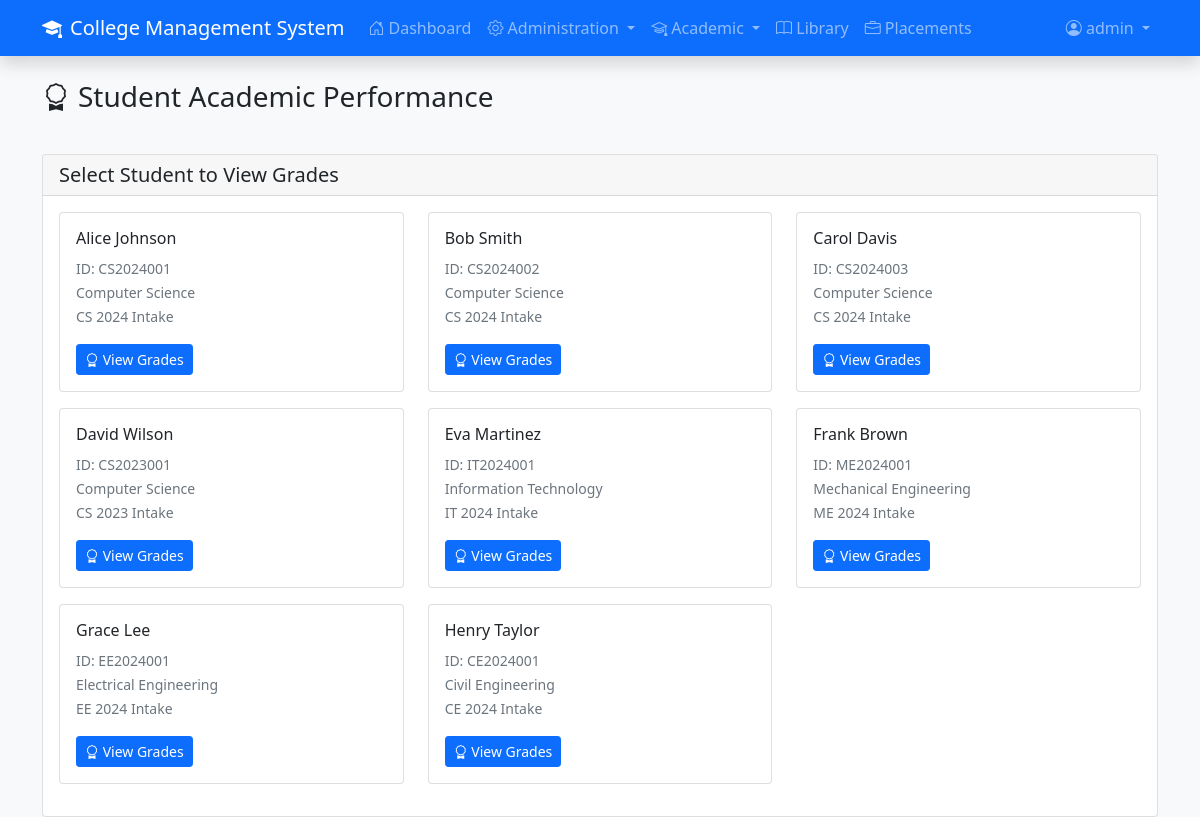
Screenshot of /traditional-php/student-grades.php (signed in) with the database file from the repository.
### tables this page shows
CREATE TABLE users (
    user_id INT PRIMARY KEY AUTO_INCREMENT,
    username VARCHAR(100) NOT NULL UNIQUE,
    password_hash VARCHAR(255) NOT NULL,
    role_id INT NOT NULL,
    is_active TINYINT(1) DEFAULT 1,
    created_at TIMESTAMP DEFAULT CURRENT_TIMESTAMP,
    FOREIGN KEY (role_id) REFERENCES roles(role_id)
);

CREATE TABLE students (
    student_pk_id INT PRIMARY KEY AUTO_INCREMENT,
    student_id VARCHAR(20) NOT NULL UNIQUE,
    user_id INT NULL UNIQUE,
    full_name VARCHAR(200) NOT NULL,
    email VARCHAR(100) UNIQUE,
    course_id INT NOT NULL,
    batch_id INT NOT NULL,
    academic_status ENUM('Active', 'On Leave', 'Suspended', 'Graduated') DEFAULT 'Active',
    profile_picture VARCHAR(255) NULL,
    gender ENUM('Male', 'Female', 'Other') DEFAULT 'Other',
    created_at TIMESTAMP DEFAULT CURRENT_TIMESTAMP,
    FOREIGN KEY (user_id) REFERENCES users(user_id),
    FOREIGN KEY (course_id) REFERENCES courses(course_id),
    FOREIGN KEY (batch_id) REFERENCES batches(batch_id)
);

CREATE TABLE courses (
    course_id INT PRIMARY KEY AUTO_INCREMENT,
    course_code VARCHAR(10) NOT NULL UNIQUE,
    course_name VARCHAR(150) NOT NULL,
    duration_years INT
);

CREATE TABLE batches (
    batch_id INT PRIMARY KEY AUTO_INCREMENT,
    course_id INT NOT NULL,
    batch_year YEAR NOT NULL,
    batch_name VARCHAR(50) NOT NULL,
    FOREIGN KEY (course_id) REFERENCES courses(course_id)
);

### traditional-php/config.php (called while the page is built, shortened)
<?php
try {
    $pdo = new PDO(
        "mysql:host=" . DB_HOST . ";dbname=" . DB_NAME . ";charset=utf8mb4",
        DB_USER,
        DB_PASS,
        [
            PDO::ATTR_ERRMODE => PDO::ERRMODE_EXCEPTION,
            PDO::ATTR_DEFAULT_FETCH_MODE => PDO::FETCH_ASSOC,
            PDO::ATTR_EMULATE_PREPARES => false,
        ]
    );
} catch (PDOException $e) {
    die("Database connection failed: " . $e->getMessage());
}
function isLoggedIn() {
    return isset($_SESSION['user_id']);
}
function getCurrentUser() {
    global $pdo;
    try {
        $stmt = $pdo->prepare("
            SELECT u.*, r.role_name,
                   CASE
                       WHEN r.role_name = 'Faculty' THEN f.faculty_id
                       WHEN r.role_name = 'Student' THEN s.student_pk_id
                       ELSE NULL
                   END as faculty_id,
                   CASE
                       WHEN r.role_name = 'Faculty' THEN f.faculty_id
                       WHEN r.role_name = 'Student' THEN s.student_pk_id
                       ELSE NULL
                   END as student_id
            FROM users u
            LEFT JOIN roles r ON u.role_id = r.role_id
            LEFT JOIN faculty f ON u.user_id = f.user_id
            LEFT JOIN students s ON u.user_id = s.user_id
            WHERE u.user_id = ?
        ");
        $stmt->execute([$_SESSION['user_id']]);
        $user = $stmt->fetch(PDO::FETCH_ASSOC);
        if ($user) {
            return $user;
        }
        return null;
    } catch (PDOException $e) {
        error_log("getCurrentUser: Database error: " . $e->getMessage());
        return [
            'user_id' => $_SESSION['user_id'],
            'username' => $_SESSION['username'] ?? 'unknown',
            'role_name' => $_SESSION['role'] ?? 'Student',
            'faculty_id' => null,
            'student_id' => null,
            'full_name' => $_SESSION['username'] ?? 'Unknown User'
        ];
    }
}
function hasRole($roles) {
    $user = getCurrentUser();
    $roleMapping = [
        'Management' => 'Administrative Staff',
        'Staff' => 'Administrative Staff',
        'Admin' => 'Admin',
        'Faculty' => 'Faculty',
        'Student' => 'Student'
    ];
    $mappedRoles = [];
    foreach ($roles as $role) {
        if (isset($roleMapping[$role])) {
            $mappedRoles[] = $roleMapping[$role];
        } else {
            $mappedRoles[] = $role;
        }
    }
    return in_array($user['role_name'], $mappedRoles);
}
function getPermissions() {
    return [
        'Admin' => [
            'read' => ['all'],
            'write' => ['all'],
            'modules' => ['dashboard', 'students', 'faculty', 'courses', 'subjects', 'tests', 'grades', 'fees', 'library', 'placements', 'admissions', 'announcements', 'settings', 'papers']
        ],
        'Administrative Staff' => [
            'read' => ['all'],
            'write' => ['all'],
            'modules' => ['dashboard', 'students', 'faculty', 'courses', 'subjects', 'tests', 'grades', 'fees', 'library', 'placements', 'admissions', 'announcements', 'settings', 'papers']
        ],
        'Faculty' => [
            'read' => ['students', 'library', 'placements', 'dashboard', 'subjects', 'tests', 'grades', 'papers'],
            'write' => ['announcements', 'grades', 'tests', 'papers'],
            'modules' => ['dashboard', 'students', 'library', 'placements', 'announcements', 'grades', 'tests', 'subjects', 'papers']
        ],
        'Student' => [
            'read' => ['all'],
            'write' => [],
            'modules' => ['dashboard', 'grades', 'library', 'placements', 'announcements', 'papers']
        ]
    ];
}
function canAccessModule($module) {
    $user = getCurrentUser();
    $permissions = getPermissions();
    $role = $user['role_name'];
    return in_array($module, $permissions[$role]['modules']);
}
function escape($string) {
    return htmlspecialchars($string, ENT_QUOTES, 'UTF-8');
}

### traditional-php/student-grades.php (the view, shortened to what this page needs)
<?php
require_once 'config.php';
$user = getCurrentUser();
$student_id = $_GET['student_id'] ?? null;
$viewing_own_grades = false;
if (!$student_id) {
    $show_student_selection = true;
} else {
    $show_student_selection = false;
}
try {
    $students_list = [];
    if (!$viewing_own_grades) {
        $stmt = $pdo->prepare("
            SELECT s.student_pk_id, s.student_id, s.full_name, c.course_name, b.batch_name
            FROM students s
            JOIN courses c ON s.course_id = c.course_id
            JOIN batches b ON s.batch_id = b.batch_id
            WHERE s.academic_status = 'Active'
            ORDER BY s.full_name
        ");
        $stmt->execute();
        $students_list = $stmt->fetchAll();
    }
} catch (Exception $e) {
    $student_info = null;
    $grades_data = [];
    $subjects_grades = [];
    $overall_stats = ['total_tests' => 0, 'total_marks_obtained' => 0, 'total_marks_possible' => 0, 'subjects_count' => 0, 'overall_percentage' => 0];
    $students_list = [];
    $available_subjects = [];
    $grade_ranges = [];
    $error_message = "Database error: " . $e->getMessage();
}
?>
<!DOCTYPE html>
<html lang="en">
<head>
    <link href="https://cdn.jsdelivr.net/npm/bootstrap@5.1.3/dist/css/bootstrap.min.css" rel="stylesheet">
    <link rel="stylesheet" href="https://cdn.jsdelivr.net/npm/bootstrap-icons@1.7.2/font/bootstrap-icons.css">
</head>
<body class="bg-light">
    <nav class="navbar navbar-expand-lg navbar-dark bg-primary shadow">
        <div class="container">
            <a class="navbar-brand d-flex align-items-center" href="dashboard.php">
                <i class="bi bi-mortarboard-fill me-2"></i>
                College Management System
            </a>
            <div class="collapse navbar-collapse" id="navbarNav">
                <ul class="navbar-nav me-auto">
                    <li class="nav-item">
                        <a class="nav-link" href="dashboard.php">
                            <i class="bi bi-house-door"></i> Dashboard
                        </a>
                    </li>
                    <?php if (hasRole(['Administrative Staff', 'Admin'])): ?>
                    <li class="nav-item dropdown">
                        <a class="nav-link dropdown-toggle" href="#" id="adminDropdown" role="button" data-bs-toggle="dropdown">
                            <i class="bi bi-gear"></i> Administration
                        </a>
                    </li>
                    <?php endif; ?>
                    <?php if (canAccessModule('subjects') || canAccessModule('tests') || canAccessModule('grades') || canAccessModule('students') || canAccessModule('faculty')): ?>
                    <li class="nav-item dropdown">
                        <a class="nav-link dropdown-toggle" href="#" id="academicDropdown" role="button" data-bs-toggle="dropdown">
                            <i class="bi bi-mortarboard"></i> Academic
                        </a>
                    </li>
                    <?php endif; ?>
                    <?php if (canAccessModule('library')): ?>
                    <li class="nav-item">
                        <a class="nav-link" href="library.php">
                            <i class="bi bi-book"></i> Library
                        </a>
                    </li>
                    <?php endif; ?>
                    <?php if (canAccessModule('placements')): ?>
                    <li class="nav-item">
                        <a class="nav-link" href="placements.php">
                            <i class="bi bi-briefcase"></i> Placements
                        </a>
                    </li>
                    <?php endif; ?>
                    <?php if (hasRole(['Student'])): ?>
                    <li class="nav-item">
                        <a class="nav-link" href="student-grades.php">
                            <i class="bi bi-award"></i> My Grades
                        </a>
                    </li>
                    <li class="nav-item">
                        <a class="nav-link" href="fees.php">
                            <i class="bi bi-currency-dollar"></i> Fees
                        </a>
                    </li>
                    <li class="nav-item">
                        <a class="nav-link" href="library.php">
                            <i class="bi bi-book"></i> Library
                        </a>
                    </li>
                    <?php endif; ?>
                </ul>
                <ul class="navbar-nav">
                    <li class="nav-item dropdown">
                        <a class="nav-link dropdown-toggle" href="#" id="userDropdown" role="button" data-bs-toggle="dropdown">
                            <i class="bi bi-person-circle"></i> <?php echo escape($user['full_name'] ?? $user['username']); ?>
                        </a>
                    </li>
                </ul>
            </div>
        </div>
    </nav>
    <div class="container mt-4">
        <div class="row mb-4">
            <div class="col">
                <h1 class="h3 mb-3">
                    <i class="bi bi-award me-2"></i><?= $viewing_own_grades ? 'My Academic Grades' : 'Student Academic Performance' ?>
                </h1>
            </div>
            <div class="col-auto">
            </div>
        </div>
        <?php if ($show_student_selection): ?>
            <div class="card">
                <div class="card-header">
                    <h5 class="mb-0">Select Student to View Grades</h5>
                </div>
                <div class="card-body">
                    <?php if (empty($students_list)): ?>
                        <div class="text-center py-5">
                            <i class="bi bi-people text-muted" style="font-size: 4rem;"></i>
                            <h5 class="mt-3 text-muted">No Students Found</h5>
                            <p class="text-muted">No active students available to view grades.</p>
                        </div>
                    <?php else: ?>
                        <div class="row">
                            <?php foreach ($students_list as $student): ?>
                                <div class="col-md-4 mb-3">
                                    <div class="card h-100">
                                        <div class="card-body">
                                            <h6 class="card-title"><?= htmlspecialchars($student['full_name']) ?></h6>
                                            <p class="card-text">
                                                <small class="text-muted">
                                                    ID: <?= htmlspecialchars($student['student_id']) ?><br>
                                                    <?= htmlspecialchars($student['course_name']) ?><br>
                                                    <?= htmlspecialchars($student['batch_name']) ?>
                                                </small>
                                            </p>
                                            <a href="student-grades.php?student_id=<?= $student['student_pk_id'] ?>"
                                               class="btn btn-primary btn-sm">
                                                <i class="bi bi-award"></i> View Grades
                                            </a>
                                        </div>
                                    </div>
                                </div>
                            <?php endforeach; ?>
                        </div>
                    <?php endif; ?>
                </div>
            </div>
        <?php endif; ?>
    </div>
</body>
</html>

### rows the page displays
users: username "admin"
students: full_name "Alice Johnson", student "CS2024001", course.course_name "Computer Science", batch.batch_name "CS 2024 Intake"
students: full_name "Bob Smith", student "CS2024002", course.course_name "Computer Science", batch.batch_name "CS 2024 Intake"
students: full_name "Carol Davis", student "CS2024003", course.course_name "Computer Science", batch.batch_name "CS 2024 Intake"
students: full_name "David Wilson", student "CS2023001", course.course_name "Computer Science", batch.batch_name "CS 2023 Intake"
students: full_name "Eva Martinez", student "IT2024001", course.course_name "Information Technology", batch.batch_name "IT 2024 Intake"
students: full_name "Frank Brown", student "ME2024001", course.course_name "Mechanical Engineering", batch.batch_name "ME 2024 Intake"
students: full_name "Grace Lee", student "EE2024001", course.course_name "Electrical Engineering", batch.batch_name "EE 2024 Intake"
students: full_name "Henry Taylor", student "CE2024001", course.course_name "Civil Engineering", batch.batch_name "CE 2024 Intake"
